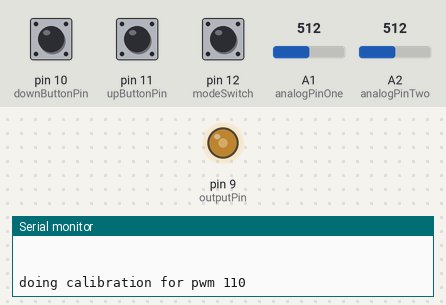
The sketch below on a simulated Arduino Uno, built with avr-gcc and run on an emulated ATmega328P. Shown: output pins drawn as LEDs (lit = HIGH), the last lines printed to the serial monitor. The test bench sets the inputs (shaded band); at power-on: A1 (analogPinOne) = 512, A2 (analogPinTwo) = 512, pin 10 (downButtonPin) LOW, pin 11 (upButtonPin) LOW, pin 12 (modeSwitch) LOW.

Above: at 13.9 s.
14.0 s: A1 (analogPinOne) set to 140
20.2 s: A2 (analogPinTwo) set to 160
24.4 s: A2 (analogPinTwo) set to 138
At 24.9 s:
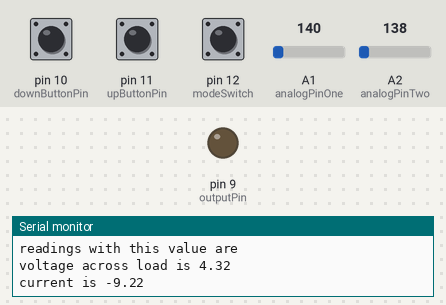
28.1 s: A2 (analogPinTwo) set to 511
At 36.9 s:
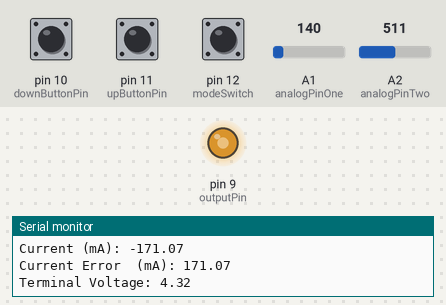
43.1 s: A1 (analogPinOne) set to 508
46.0 s: A1 (analogPinOne) set to 536
At 48.3 s:
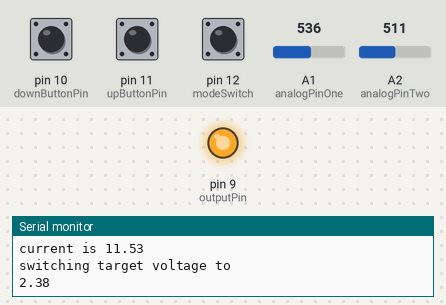
Timing chart, 0 to 58.5 s (numbered marks = the images above; inputs shaded):
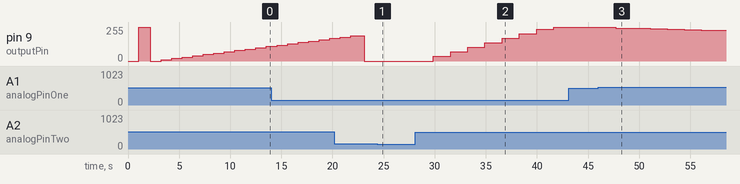

The sketch:

ardunio_controlled_v2.ino
```cpp
float resistance = 10.6;  //measured resistance of the power resistor.

float supplyVoltage = 5;  //voltage of the powre source, in this case a regulated 5V from a USB port

int modeSwitch = 12;      //pin to read output mode (voltage/current)
int modeState = 0;        //mode (1 = Target Voltage, 0 = Target Current)
int upButtonPin = 11;     //Pin to read positive manual adjustment buttons
int upButtonState = 0;    //Current state of positive adjustment button
int downButtonPin = 10;   //Pin to read negative manual adjustment buttons
int downButtonState = 0;  //Current state of negative adjustment button
int outputPin = 9;        // power supply connected to digital pin 9
int analogPinOne = 1;     //first voltage probe connected to analog pin 1
int analogPinTwo = 2;     //second voltage probe connected to analog pin 2


float voltageOne = 0;  //calculated voltage at analogPinOne


float voltageTwo = 0;  //calculated voltage at analogPinTwo

float voltageDifference = 0;  //difference in voltage between analogPinOne and analogPinTwo
float terminalVoltage = 0;
float current = 0;  //calculated current through the load

// SET TARGETS HERE
float targetVoltage = 2.5;        //set output voltage
float previousTargetVoltage = 0;  //previous output voltage
float targetCurrent = 0;          //set output current
float previousTargetCurrent = 0;  //previous output current
float voltageError = 0;           //difference between target voltage and actual voltage
float currentError = 0;           //difference between target current and actual current
int outputValue = 0;              //set PWM value
int previousOutputValue = 0;      //set PWM value

// calibration stuff
float voltageTargetmin;
float voltageTargetmax;
const int ncalib = 20;
int calibspace = 10;
float calibpoints[ncalib];
float calib_m;
float calib_b;

//debugging stuff
int iyuck = 0;

void setup() {
  Serial.begin(9600);  //  setup serial
  Serial.println("hi there");
  pinMode(outputPin, OUTPUT);     // sets the pin as output
  pinMode(upButtonPin, INPUT);    // sets the pin as input
  pinMode(downButtonPin, INPUT);  // sets the pin as input
  pinMode(modeSwitch, INPUT);     // sets the pin as input
  modeState = digitalRead(modeSwitch);
  Serial.print("mode is ");
  if (modeState == HIGH) {
    Serial.println("voltage source");
    Serial.print("target voltage is ");
    Serial.println(targetVoltage);
  }
  if (modeState == LOW) {
    Serial.println("current source");
    Serial.println("target current is");
    Serial.println(targetCurrent);
  }

  //calibrate


  analogWrite(outputPin, 0);  // start with highest duty cycle and get readings
  Serial.println(" ");
  Serial.println(" ");
  Serial.println("doing calibration for all high pwm 0");
  doRead(1, voltageOne, voltageTwo, voltageDifference, current, terminalVoltage, voltageError, currentError);
  voltageTargetmin = terminalVoltage;

  analogWrite(outputPin, 255);  // then lowest
  Serial.println(" ");
  Serial.println(" ");
  Serial.println("doing calibration for all low  pwm 255");
  doRead(1, voltageOne, voltageTwo, voltageDifference, current, terminalVoltage, voltageError, currentError);
  voltageTargetmax = terminalVoltage;

  Serial.println(" ");
  Serial.print("note that goal voltage has to be between ");
  Serial.print(voltageTargetmin);
  Serial.print(" and ");
  Serial.println(voltageTargetmax);


  if ((targetVoltage < voltageTargetmin) || (targetVoltage > voltageTargetmax)) {
    Serial.print("illegal target voltage ");
    Serial.println(targetVoltage);
    Serial.print("setting target voltage to ");
    targetVoltage = (voltageTargetmax - voltageTargetmin) / 2 + voltageTargetmin;
    Serial.println(targetVoltage);
  }

  for (int i = 0; i < ncalib; i = i + 1) {
    analogWrite(outputPin, i * calibspace);  // start with highest duty cycle and get readings
    Serial.println(" ");
    Serial.println(" ");
    Serial.print("doing calibration for pwm ");
    Serial.println(i * calibspace);
    doRead(1, voltageOne, voltageTwo, voltageDifference, current, terminalVoltage, voltageError, currentError);
    calibpoints[i] = terminalVoltage;
  }
  // calculate calibration constants

  // calculate target pwm
  int iii = 0;
  Serial.println("");
  Serial.print("looking for calib point for targetVoltage ");
  Serial.println(targetVoltage);
  while (calibpoints[iii] < targetVoltage) {
    iii += 1;
    Serial.print(" iii is now ");
    Serial.println(iii);
  }
  if ((iii < 1) || (iii > 254)) {
    Serial.println("illegal calib point");
    iii = 1;
    Serial.print("Setting calibpoint to");
    Serial.println(iii);
  }
  Serial.print("closest calib point is point ");
  Serial.print(iii);
  Serial.print(" corresponding to pwm of ");
  Serial.print(iii * calibspace);
  Serial.print(" and voltage of ");
  Serial.println(calibpoints[iii]);

  calib_m = (calibpoints[iii] - calibpoints[iii - 1]);
  calib_b = calibpoints[iii] - calib_m * iii;
  Serial.print(" slope is ");
  Serial.println(calib_m);
  Serial.print(" intercept is ");
  Serial.println(calib_b);

  outputValue = calibspace * (targetVoltage - calib_b) / calib_m;
  Serial.println("");
  Serial.print("setting outputValue initally to ");
  Serial.print(outputValue);
  Serial.print(" corresponding to index ");
  float aaaaa = float(outputValue) / float(calibspace);
  Serial.println(aaaaa);
  analogWrite(outputPin, outputValue);
  Serial.println("");
  Serial.println("readings with this value are ");
  doRead(1, voltageOne, voltageTwo, voltageDifference, current, terminalVoltage, voltageError, currentError);
}


void doRead(int talk, float &voltageOne, float &voltageTwo, float &voltageDifference, float &current, float &terminalVoltage, float &voltageError, float &currentError) {
  delay(1000);
  float valueProbeOneTotal = 0;
  float valueProbeTwoTotal = 0;

  for (int i = 0; i <= 49; i++)  //measure voltage at probes to determine voltage and current of the output
  {
    float valueProbeOne = analogRead(analogPinOne);           //read the input pin
    float valueProbeTwo = analogRead(analogPinTwo);           //read the input pin
    valueProbeOneTotal = valueProbeOneTotal + valueProbeOne;  //sums value from analogPinOne 50 times
    valueProbeTwoTotal = valueProbeTwoTotal + valueProbeTwo;  //sums value from analogPinTwo 50 times
  }

  float valueProbeOneAverage = valueProbeOneTotal / 50;  //divides by 50 to get average value
  float valueProbeTwoAverage = valueProbeTwoTotal / 50;  //divides by 50 to get average value


  voltageOne = valueProbeOneAverage * supplyVoltage / 1023;  //converts analog input reading into voltage
  voltageTwo = valueProbeTwoAverage * supplyVoltage / 1023;  //converts analog input reading into voltage
  voltageDifference = voltageOne - voltageTwo;               //difference in voltage between the two probes
  current = voltageDifference * 1000 / resistance;           //divide by the value of the reference resistor to get the current in mA
  terminalVoltage = supplyVoltage - voltageOne;              // voltage across the load
  voltageError = targetVoltage - terminalVoltage;            //difference between target voltage and measured voltage
  currentError = targetCurrent - current;                    //difference between target current and measured current


  if (talk > 0) {

    Serial.print("voltage across load is ");
    Serial.println(terminalVoltage);
    Serial.print("current is ");
    Serial.println(current);

    if (talk > 1) {
      Serial.print("voltageOne is ");
      Serial.println(voltageOne);

      Serial.print("voltageTwo is ");
      Serial.println(voltageTwo);
      Serial.print("voltageDifference is ");
      Serial.println(voltageDifference);
      Serial.print("voltageError is ");
      Serial.println(voltageError);
      Serial.print("modeState is ");
      Serial.println(modeState);
      Serial.print("upButtonState ");
      Serial.println(upButtonState);
      Serial.print("downButtonState ");
      Serial.println(downButtonState);
      Serial.print("output value is ");
      Serial.println(outputValue);
    }
  }
}

void loop() {
  if (millis() < 1000)  // millis is an ardunio function that returns the number of ms since the start of the current program
  {
    delay(1000);  // delay to allow output to reset after startup
  }


  if (iyuck < 2000) {

    doRead(1, voltageOne, voltageTwo, voltageDifference, current, terminalVoltage, voltageError, currentError);

    modeState = digitalRead(modeSwitch);           //Check switch to determine mode
    upButtonState = digitalRead(upButtonPin);      //Check buttons for manual adjustments
    downButtonState = digitalRead(downButtonPin);  //Check buttons for manual adjustment


    if (modeState == HIGH)  //if HIGH, circuit is in Voltage Output Mode
    {


      targetCurrent = (int)current;  //sets target value to current value to avoid problems when switching modes
      Serial.print("switching target current to ");
      Serial.println(targetCurrent);

      if (previousTargetVoltage != targetVoltage || previousOutputValue != outputValue)  //dispay serial data
      {
        Serial.println("need to update");
        Serial.println("   Voltage Mode");  //display measured values
        Serial.print("   Output Value: ");
        Serial.println(outputValue);
        //Serial.print("Voltage Point 1: ");
        //Serial.println(voltageOne);
        //Serial.print("Voltage Point 2: ");
        //Serial.println(voltageTwo);
        //Serial.print("Voltage Difference: ");
        //Serial.println(voltageDifference);
        Serial.print("   Target Voltage: ");
        Serial.println(targetVoltage);
        Serial.print("   Terminal Voltage: ");
        Serial.println(terminalVoltage);
        Serial.print("   Voltage Error: ");
        Serial.println(voltageError);
        Serial.print("   Current (mA): ");
        Serial.println(current);
        Serial.println();
        Serial.println();
        Serial.println();
      }

      previousOutputValue = outputValue;
      previousTargetVoltage = targetVoltage;

      if (upButtonState == LOW)  //if up adjustment button is pressed
      {
        Serial.println("UPBUTTON is on");
        targetVoltage = targetVoltage + 0.05;  //Adjust target voltage setting up
        if (targetVoltage > 5) {
          targetVoltage = 5;  //maximum target value
        }
        delay(200);  //delay to avoid errors from switch bounce
      }

      if (downButtonState == LOW)  //if down adjustment button is pressed
      {
        Serial.println("DOWNBUTTON is on");
        targetVoltage = targetVoltage - 0.05;  //Adjust target voltage setting down
        if (targetVoltage < 0) {
          targetVoltage = 0;  //minumum value of 0
        }
        delay(200);  //delay to avoid errors from switch bounce
      }

      if (current < 150)  //if current is safe
      {
        if (abs(voltageError) > 0.04)  //if output error is large enough adjust output
        {
          int ddd = -1;
          if (voltageError > 0) ddd *= -1;
          outputValue = outputValue + ddd;
          //outputValue=255;
          if (outputValue < 0) {
            Serial.print("illegal output value ");
            Serial.println(outputValue);
            Serial.println("setting to zero");
            outputValue = 0;
          }
          if (outputValue > 255) {
            Serial.print("illegal output value ");
            Serial.println(outputValue);
            Serial.println("setting to 255");
            outputValue = 255;
          }
          Serial.print("CHANGing target to ");
          Serial.println(outputValue);
          analogWrite(outputPin, outputValue);  //write new value
          delay(100);                           //delay to allow the output to adjust
        }
      } else {
        outputValue = outputValue - 1;  //lower current until it is below 150mA to protect the Arduino
      }
    }

    if (modeState == LOW)  //if LOW, circuit is in Current Output Mode
    {
      targetVoltage = terminalVoltage;  //sets target value to current value to avoid problems when switching modes
      Serial.println("switching target voltage to ");
      Serial.println(targetVoltage);

      if (previousTargetCurrent != targetCurrent || previousOutputValue != outputValue)  //dispay serial data
      {
        Serial.println("Current Mode");  //display measured values
        Serial.print("Output Value: ");
        Serial.println(outputValue);
        Serial.print("Target Current (mA): ");
        Serial.println(targetCurrent);
        Serial.print("Current (mA): ");
        Serial.println(current);
        Serial.print("Current Error  (mA): ");
        Serial.println(currentError);
        Serial.print("Terminal Voltage: ");
        Serial.println(terminalVoltage);
        Serial.println();
        Serial.println();
        Serial.println();
      }

      previousOutputValue = outputValue;
      previousTargetCurrent = targetCurrent;


      if (upButtonState == LOW)  //if up adjustment button is pressed
      {
        targetCurrent = targetCurrent + 5;  //Adjust target voltage setting up
        if (targetCurrent > 150)            //limit current to 150mA to protect the Arduino
        {
          targetCurrent = 150;
        }
        delay(200);  //delay to avoid errors from switch bounce
      }

      if (downButtonState == LOW)  //if down adjustment button is pressed
      {
        targetCurrent = targetCurrent - 5;  //Adjust target voltage setting down
        if (targetCurrent < 0) {
          targetCurrent = 0;
        }
        delay(200);  //delay to avoid errors from switch bounce
      }


      if (abs(currentError) > 5)  //if output error is large enough adjust output
      {
        outputValue = outputValue + currentError / 5;
        analogWrite(outputPin, outputValue);  //write new value
        delay(100);                           //delay to allow the output to adjust
      }
    }

    if (outputValue < 1)  //output can never go below 0
    {
      outputValue = 0;
    }

    if (outputValue > 250)  //output can never go above 255
    {
      outputValue = 250;
    }


    iyuck += 1;
   // Serial.print("changing iyuck to ");
    //Serial.println(iyuck);
  }
}
```

Measured:
- the behaviour switches between 151 and 150 on A2 (analogPinTwo) (found by bisection; images 0 and 1)
- the behaviour switches between 521 and 522 on A1 (analogPinOne) (found by bisection; images 2 and 3)
- after the input at 24.4 s, pin 9 (outputPin): stays 0/255 (without the input it goes to 190/255 after 1.2 s)
- after the input at 28.1 s, pin 9 (outputPin): moves from 0/255 to 255/255 over 11.8 s, starting after 1.8 s
- after the input at 46.0 s, pin 9 (outputPin): moves from 255/255 to 229/255 over 10.1 s, starting after 1.7 s
